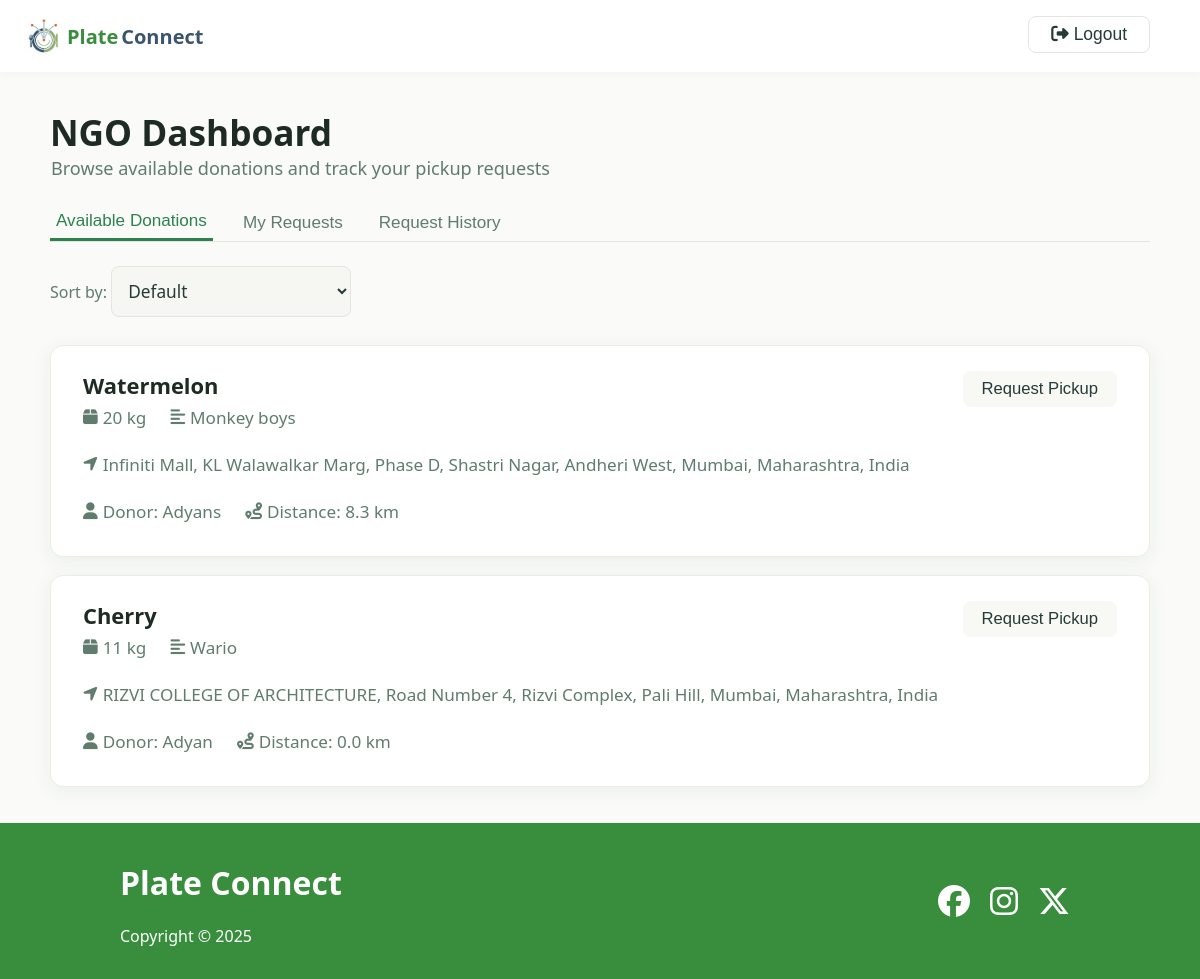
The page /ngo_dashboard (signed in) on the database its author committed.
### app.py (models this page shows)
class Listing(db.Model):
    id = db.Column(db.Integer, primary_key=True)
    donor_id = db.Column(db.Integer, db.ForeignKey("user.id"), nullable=False)
    food_type = db.Column(db.String(50), nullable=False)
    quantity = db.Column(db.String(50), nullable=False)
    description = db.Column(db.String(200))
    address = db.Column(db.String(200), nullable=False)
    donor = db.relationship("User", backref="listings")
    __table_args__ = {"sqlite_autoincrement": True}

class User(db.Model):
    id = db.Column(db.Integer, primary_key=True)
    email = db.Column(db.String(100), unique=True, nullable=False)
    password_hash = db.Column(db.String(128), nullable=False)
    name = db.Column(db.String(50), nullable=False)
    user_type = db.Column(db.String(10), nullable=False)  # 'donor' or 'ngo'
    address = db.Column(db.String(200), nullable=False)
    latitude = db.Column(db.Float)
    longitude = db.Column(db.Float)
    purpose = db.Column(db.String(200))

### app.py (the view, shortened to what this page needs)
@app.route("/ngo_dashboard")
def ngo_dashboard():
    ngo_id = session.get("user_id")
    if not ngo_id:
        return redirect(url_for("login"))
    ngo = User.query.get(ngo_id)
    approved_listing_ids = [
        h.listing_id for h in History.query.filter_by(status="approved").all()
    ]
    requested_listing_ids = [
        req.listing_id for req in Request.query.filter_by(ngo_id=ngo_id).all()
    ]
    listings_query = Listing.query.filter(
        ~Listing.id.in_(requested_listing_ids + approved_listing_ids)
    ).all()
    listings = []
    for listing in listings_query:
        donor = User.query.get(listing.donor_id)
        distance = None
        if (
            donor
            and donor.latitude
            and donor.longitude
            and ngo.latitude
            and ngo.longitude
        ):
            distance = haversine(
                ngo.latitude, ngo.longitude, donor.latitude, donor.longitude
            )
        listings.append({"listing": listing, "donor": donor, "distance": distance})
    pending_requests_query = (
        Request.query.filter_by(ngo_id=ngo_id)
        .join(Listing, Request.listing_id == Listing.id)
        .add_entity(Listing)
        .all()
    )
    pending_requests = []
    my_history_query = History.query.filter(
        History.ngo_id == ngo_id, History.status.in_(["approved", "rejected"])
    ).all()
    my_history = []
    return render_template(
        "ngo_dashboard.html",
        listings=listings,
        pending_requests=pending_requests,
        my_history=my_history,
        ngo_profile_pic_url="/static/profile.jpg",
    )

### app.py (called while the page is built)
def haversine(lat1, lon1, lat2, lon2):
    lon1, lat1, lon2, lat2 = map(radians, [lon1, lat1, lon2, lat2])
    dlon = lon2 - lon1
    dlat = lat2 - lat1
    a = sin(dlat / 2) ** 2 + cos(lat1) * cos(lat2) * sin(dlon / 2) ** 2
    c = 2 * asin(sqrt(a))
    r = 6371  # Radius of earth in kilometers
    return round(c * r, 2)

### templates/ngo_dashboard.html (shortened to what this page needs)
<!DOCTYPE html>
<html lang="en">
<head>
    <link rel="stylesheet" href="{{ url_for('static', filename='style.css') }}">
    <link rel="stylesheet" href="{{ url_for('static', filename='donor_dashboard.css') }}">
    <link rel="stylesheet" href="{{ url_for('static', filename='ngo_dashboard.css') }}">
    <link rel="stylesheet" href="https://cdnjs.cloudflare.com/ajax/libs/font-awesome/6.4.2/css/all.min.css">
</head>
<body>
    <main>
        <header class="header">
            <div class="logo">
                <img src="../static/images/logo.png" alt="">
                <a href="/" class="logo-text green-font">Plate</a>
                <a href="/" class="logo-text dark-blue-font">Connect</a>
                <form class='logout' method="POST" action="{{ url_for('logout') }}">
                    <button type="submit" class="back-btn"><i class="fa fa-sign-out-alt"></i> Logout</button>
                </form>
            </div>
        </header>
        <div class="dashboard-container">
            <div class="dashboard-header">
                <div>
                    <h1 class="dashboard-title">NGO Dashboard</h1>
                    <div class="dashboard-subtitle">Browse available donations and track your pickup requests</div>
                </div>
            </div>
            <div class="dashboard-tabs">
                <button class="dashboard-tab active" onclick="showTab('donations')">Available Donations</button>
                <button class="dashboard-tab" onclick="showTab('requests')">My Requests</button>
                <button class="dashboard-tab" onclick="showTab('history')">Request History</button>
            </div>
            <div id="tab-donations" class="listings-table">
                <div style="margin-bottom: 8px;">
                    <label for="sort-donations" style="font-weight: 500; color: #5f7c6d;">Sort by:</label>
                    <select id="sort-donations" onchange="sortDonations()">
                        <option value="default">Default</option>
                    </select>
                </div>
                {% if listings %}
                {% for item in listings %}
                <div class="listing-card" data-id="{{ item.listing.id }}">
                    <div class="listing-details">
                        <div class="listing-title">{{ item.listing.food_type }}</div>
                        <div class="listing-meta">
                            <span><i class="fa fa-box icon"></i> {{ item.listing.quantity }}</span>
                            <span><i class="fa fa-align-left icon"></i> {{ item.listing.description }}</span>
                            <span><i class="fa fa-location-arrow icon"></i> {{ item.listing.address }}</span>
                            <span><i class="fa fa-user icon"></i> Donor: {{ item.donor.name if item.donor else 'Unknown'
                                }}</span>
                            {% if item.distance is not none %}
                            <span><i class="fa fa-route icon"></i> Distance: {{ item.distance }} km</span>
                            {% endif %}
                        </div>
                    </div>
                    <div class="listing-actions">
                        <form method="POST" action="{{ url_for('request_listing', listing_id=item.listing.id) }}">
                            <button type="submit" class="btn-edit">Request Pickup</button>
                        </form>
                    </div>
                </div>
                {% endfor %}
                {% else %}
                <div style="color:#5f7c6d; font-size:1.13rem;">No donations available.</div>
                {% endif %}
            </div>
        </div>
    </main>
    <footer class="footer">
        <div class="container">
            <div>
                <h1>Plate Connect</h1>
                <p>Copyright &copy; 2025</p>
            </div>
            <div class="social">
                <a href="#"><i class="fab fa-facebook fa-2x"></i></a>
                <a href="#"><i class="fab fa-instagram fa-2x"></i></a>
                <a href="#"><i class="fab fa-x-twitter fa-2x"></i></a>
            </div>
        </div>
    </footer>
</body>
</html>

### static/style.css (style rules this page uses)
:root { --green: #388e3c; --dark-green: #1b5e20; --dark-blue: #3C556E; }
html, body { height: 100%; margin: 0; }
body { display: flex; flex-direction: column; min-height: 100vh; }
main { flex: 1; }
.green-font { color: var(--green); }
.dark-blue-font { color: var(--dark-blue); }
body { background: #fafcfb; color: #1b5e20; font-family: 'Segoe UI', 'Arial', sans-serif; margin: 0; padding: 0; }
.header { display: flex; justify-content: space-between; align-items: center; background: #fff; box-shadow: 0 2px 8px rgba(27, 94, 32, 0.03); padding: 0 40px 0 24px; height: 72px; position: sticky; top: 0; z-index: 10; }
.logo { display: flex; align-items: flex-start; gap: 3px; justify-content: center; }
.logo img { height: 40px; }
.logo-text { display: flex; align-self: center; font-size: 1.25rem; font-weight: bold; text-decoration: none; cursor: pointer; transition: color 0.18s; }
.footer { padding: 1rem 0; background: var(--green); }
.footer .container { margin: 0 100px; padding: 0 20px; display: grid; grid-template-columns: repeat(2, 1fr); gap: 20px; height: 100%; color: white; background: var(--green); }
.footer .social { display: flex; justify-content: flex-end; align-items: center; }
.footer .social a { margin: 0 10px; color: white; transition: color 0.2s; }

### static/donor_dashboard.css (style rules this page uses)
body { font-family: 'Segoe UI', Arial, sans-serif; background: #fafaf8; color: #253b37; margin: 0; padding: 0; }
.header .logo { display: flex; justify-content: flex-start; width: 100%; }
.header .logo .logout { margin-left: auto; }
.dashboard-container { max-width: 1100px; margin: 0 auto; padding: 36px 0; }
.dashboard-header { display: flex; align-items: center; gap: 18px; margin-bottom: 8px; }
.back-btn { background: #fff; border: 1px solid #e4e4e1; border-radius: 8px; padding: 7px 22px; color: #253b37; font-size: 1.09rem; cursor: pointer; font-weight: 500; margin-right: 10px; transition: background 0.18s; }
.dashboard-title { font-size: 2.2rem; font-weight: 700; color: #1d2b22; margin: 0; }
.dashboard-subtitle { color: #5f7c6d; font-size: 1.13rem; margin-bottom: 22px; margin-left: 1px; }
.dashboard-tabs { display: flex; gap: 24px; border-bottom: 1px solid #e5e4e1; margin-bottom: 24px; }
.dashboard-tab { padding-bottom: 7px; font-weight: 500; font-size: 1.07rem; color: #5f7c6d; cursor: pointer; border: none; background: none; transition: color 0.18s; }
.dashboard-tab.active { color: #2b824c; border-bottom: 3px solid #2b824c; }
.listings-table { display: flex; flex-direction: column; gap: 18px; margin-top: 4px; }
.listing-card { background: #fff; border-radius: 13px; border: 1px solid #efece6; box-shadow: 0 4px 18px rgba(33, 122, 83, 0.08); padding: 25px 32px; display: flex; justify-content: space-between; align-items: flex-start; transition: box-shadow 0.18s; }
.listing-details { flex: 1; min-width: 0; }
.listing-title { font-size: 1.37rem; font-weight: 700; color: #1d2b22; margin-bottom: 6px; display: flex; gap: 10px; align-items: center; }
.listing-meta { display: flex; gap: 24px; flex-wrap: wrap; margin-bottom: 8px; color: #5f7c6d; font-size: 1.07rem; align-items: center; }
.listing-meta span { display: flex; align-items: center; gap: 5px; }
.listing-meta .icon { font-size: 1.05rem; }
.listing-actions { display: flex; flex-direction: row; gap: 11px; }
.btn-edit, .btn-remove { padding: 8px 19px; border-radius: 8px; font-size: 1.04rem; font-weight: 500; border: none; cursor: pointer; transition: background 0.18s, color 0.18s; background: #f8f8f4; color: #253b37; margin-bottom: 4px; }
input, textarea, select { background: #f6f6f2; border: 1px solid #e4e4e1; border-radius: 8px; padding: 12px; font-size: 1.08rem; color: #253b37; resize: vertical; font-family: inherit; margin-bottom: 2px; }

### static/ngo_dashboard.css (style rules this page uses)
.dashboard-title { font-size: 2.2rem; font-weight: 700; color: #1d2b22; margin: 0; }
.dashboard-subtitle { color: #5f7c6d; font-size: 1.13rem; margin-bottom: 22px; margin-left: 1px; }
.dashboard-tab.active { color: #2b824c; border-bottom: 3px solid #2b824c; }

### rows shown on the page
Listing: listing.food_type "Watermelon", listing.quantity "20 kg", listing.description "Monkey boys", listing.address "Infiniti Mall, KL Walawalkar Marg, Phase D, Shastri Nagar, Andheri West, Mumbai, Maharashtra, India"
User: donor "Adyans"
Listing: listing.food_type "Cherry", listing.quantity "11 kg", listing.description "Wario", listing.address "RIZVI COLLEGE OF ARCHITECTURE, Road Number 4, Rizvi Complex, Pali Hill, Mumbai, Maharashtra, India"
User: donor "Adyan"

### other values the page prints
{{ item.distance }} "8.3" "0.0"
